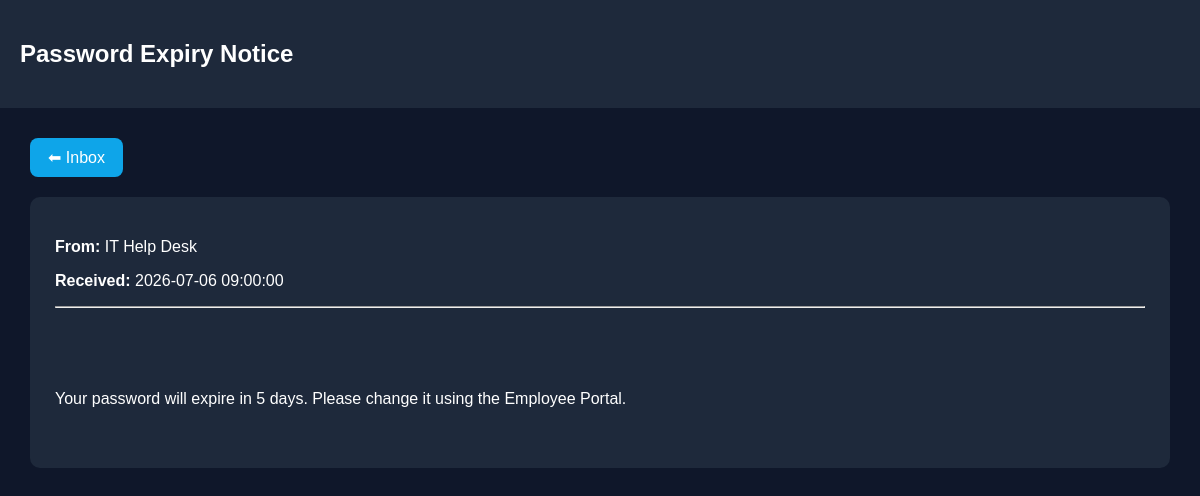
The app's page /employee/email/1 (signed in) with its own data.
### tables this page shows
CREATE TABLE emails (

    id INTEGER PRIMARY KEY AUTOINCREMENT,
    employee_id TEXT NOT NULL,
    sender TEXT NOT NULL,
    subject TEXT NOT NULL,
    body TEXT NOT NULL,
    received_at TEXT NOT NULL,
    is_read INTEGER DEFAULT 0
    );

### app.py (the view)
@app.route("/employee/email/<int:email_id>")
def view_email(email_id):
    if "employee" not in session:
        return redirect(url_for("employee_login"))
    conn = get_db_connection()
    email = conn.execute(
        "SELECT * FROM emails WHERE id = ?",
        (email_id,)
    ).fetchone()
    conn.execute(
        "UPDATE emails SET is_read = 1 WHERE id = ?",
        (email_id,)
    )
    conn.commit()
    conn.close()
    return render_template(
        "view_email.html",
        email=email
    )

### app.py (called while the page is built)
def get_db_connection():
    conn = sqlite3.connect("wifi_logs.db")
    conn.row_factory = sqlite3.Row
    return conn

### templates/view_email.html (shortened to what this page needs)
<!DOCTYPE html>
<html>
<head>
</head>
<body>
<div class="header">
<h2>{{ email["subject"] }}</h2>
</div>
<div class="container">
<a href="/employee/inbox" class="back">
⬅ Inbox
</a>
<div class="email-box">
<p><strong>From:</strong> {{ email["sender"] }}</p>
<p><strong>Received:</strong> {{ email["received_at"] }}</p>
<hr>
<div class="body">
{{ email["body"] }}
</div>
</div>
</div>
</body>
</html>

### templates/view_email.html (style rules this page uses)
body { font-family:Arial; background:#0f172a; color:white; margin:0; }
.header { background:#1e293b; padding:20px; }
.container { padding:30px; }
.email-box { background:#1e293b; padding:25px; border-radius:10px; }
.back { display:inline-block; margin-bottom:20px; color:white; background:#0ea5e9; padding:10px 18px; border-radius:8px; text-decoration:none; }
.body { margin-top:20px; white-space:pre-wrap; line-height:1.8; }

### records on screen
emails: subject "Password Expiry Notice", sender "IT Help Desk", received_at "2026-07-06 09:00:00", body "Your password will expire in 5 days. Please change it using the Employee Portal."
